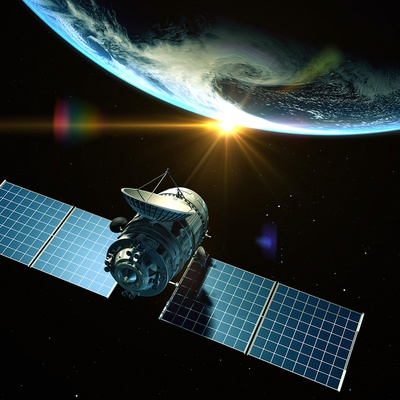
//> input picture actividades/1/histograma/a-mano/sate.jpg, 400 x 400 px
$ ./rgb ../../actividades/1/histograma/a-mano/sate.jpg   (built with g++ and OpenCV 4)
//> lines starting //> are read from the running program, lines starting //| are printed output that depends on the picture; after the words box and inside, x2 and y2 are one past the last pixel; in counts of white or black regions, pixels touching at a corner belong together
#include <opencv2/core.hpp>
#include <opencv2/imgcodecs.hpp>
#include <opencv2/imgproc.hpp>
#include <opencv2/highgui.hpp>
#include <iostream>
#define MAX_COLOR 256
#define LARGO_FOTO 256*2
#define ALTURA_FOTO 256
#define OFFSET 150

// B G R
const cv::Scalar arreglo_colores[3] = {
    cv::Scalar(255, 0, 0),
    cv::Scalar(0, 255, 0),
    cv::Scalar(0, 0, 255)
};

void histograma_canal(cv::Mat entrada, cv::Mat salida, int canal) {
    int histograma[MAX_COLOR];

    // setear en cero el histograma
    for (int i = 0; i < MAX_COLOR; i++) {
        histograma[i] = 0;
    }

    int filas_entrada = entrada.rows;
    int columnas_entrada = entrada.cols;

    // completar el histograma, con los píxeles de la imagen
    for(int i = 0; i < filas_entrada; i++)
        for (int j = 0; j < columnas_entrada; j += entrada.channels())
            histograma[int(entrada.at<uchar>(i,j+canal))]++;

    int maximo = *std::max_element(histograma, histograma+MAX_COLOR);

    // volcar la información en una imagen
    cv::Point anterior, siguiente;
    anterior = cv::Point(0,ALTURA_FOTO-1);
    for (int i = 0; i < MAX_COLOR; i++) {
        siguiente = cv::Point(i*LARGO_FOTO/MAX_COLOR, ALTURA_FOTO-1-(histograma[i]*ALTURA_FOTO/maximo));
        cv::line(
            salida,
            anterior,
            siguiente,
            arreglo_colores[canal],
            1,
            cv::LINE_8,
            0
        );
        anterior = siguiente;
    }
}

int main(int argc, char ** argv) {
    // obtener imagen
    cv::Mat imagen = imread(argv[1], cv::IMREAD_COLOR);
//> imagen is the input picture: 400 rows x 400 cols, CV_8UC3; mean B, G, R 45.9, 47.2, 38.4
    if(imagen.empty()) {
        std::cout << "No se pudo encontrar la imagen." << std::endl;
        return EXIT_FAILURE;
    }

    // solo aceptar imágenes de 8-bits
    CV_Assert(imagen.depth() == CV_8U);

    cv::Mat imagen_histogramas = cv::Mat::zeros(ALTURA_FOTO, LARGO_FOTO, CV_8UC3);;
    std::string ventana_histogramas = "Descomposicion de canales";

    // realizar un histograma por canal y guardarlo en la misma imagen
    for (int i = 0; i < imagen.channels(); i++) {
        histograma_canal(imagen, imagen_histogramas, i);
    }
//> this loop made 3 passes
//> pass 1, `histograma_canal(imagen, imagen_histogramas, i);`:
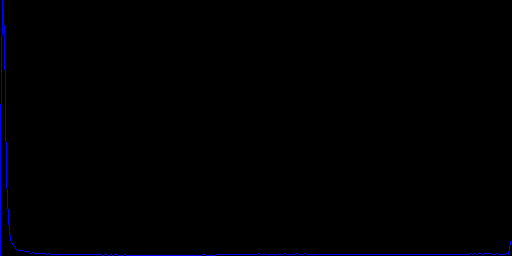
//> imagen_histogramas: 256 rows x 512 cols, CV_8UC3; mean B, G, R 1.9, 0, 0
//> pass 2, `histograma_canal(imagen, imagen_histogramas, i);`:
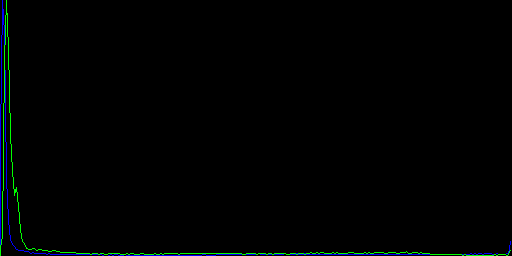
//> imagen_histogramas: 256 rows x 512 cols, CV_8UC3; 0.76% of pixels changed, all inside (x1, y1, x2, y2) = (0, 0, 511, 256)
//> pass 3, `histograma_canal(imagen, imagen_histogramas, i);`:
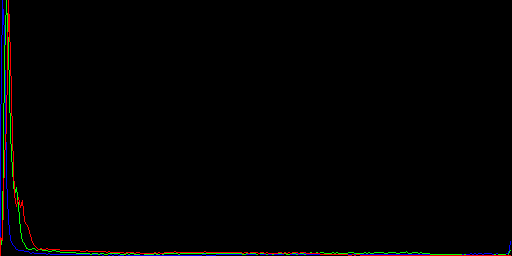
//> imagen_histogramas: 256 rows x 512 cols, CV_8UC3; 0.76% of pixels changed, all inside (x1, y1, x2, y2) = (0, 0, 511, 256)

    // mostrar la imagen de la descomposición
    imshow(ventana_histogramas, imagen_histogramas);
    cv::waitKey();

    return EXIT_SUCCESS;
}
